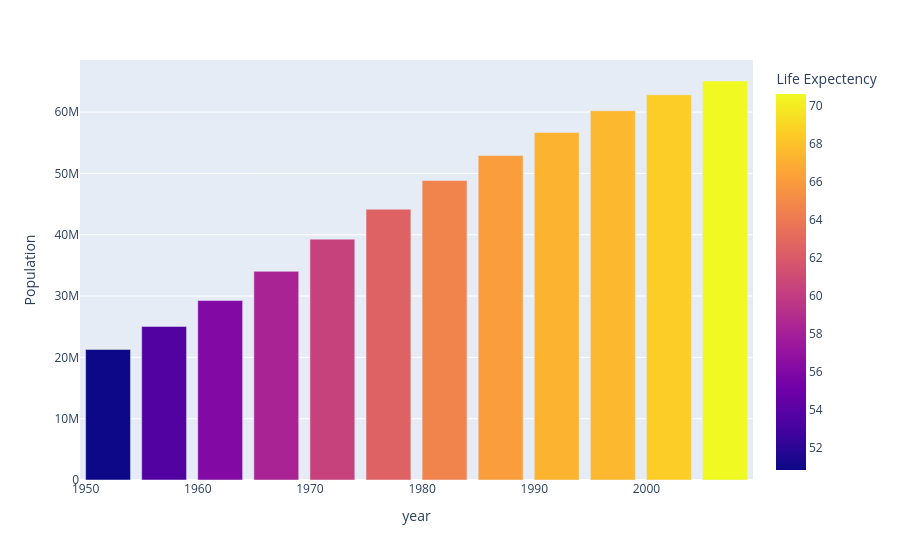

Notebook code for this chart:
### Code cell
fig = px.bar(data_thai, x="year", y="pop", color="lifeExp", labels={"pop": "Population", "lifeExp": "Life Expectency"})
fig.show()

### Figure 1 — Plotly figure (JSON) as saved in the notebook; plotly's stock layout.template omitted (floating-point values rounded to 4 significant figures)
{"data": [{"alignmentgroup": "True", "hovertemplate": "year=%{x}<br>Population=%{y}<br>Life Expectency=%{marker.color}<extra></extra>", "legendgroup": "", "marker": {"color": [50.85, 53.63, 56.06, 58.28, 60.41, 62.49, 64.6, 66.08, 67.3, 67.52, 68.56, 70.62], "coloraxis": "coloraxis", "pattern": {"shape": ""}}, "name": "", "offsetgroup": "", "orientation": "v", "showlegend": false, "textposition": "auto", "type": "bar", "x": [1952, 1957, 1962, 1967, 1972, 1977, 1982, 1987, 1992, 1997, 2002, 2007], "xaxis": "x", "y": [21289402, 25041917, 29263397, 34024249, 39276153, 44148285, 48827160, 52910342, 56667095, 60216677, 62806748, 65068149], "yaxis": "y"}], "layout": {"barmode": "relative", "coloraxis": {"colorbar": {"title": {"text": "Life Expectency"}}, "colorscale": [[0, "#0d0887"], [0.1111, "#46039f"], [0.2222, "#7201a8"], [0.3333, "#9c179e"], [0.4444, "#bd3786"], [0.5556, "#d8576b"], [0.6667, "#ed7953"], [0.7778, "#fb9f3a"], [0.8889, "#fdca26"], [1, "#f0f921"]]}, "legend": {"tracegroupgap": 0}, "margin": {"t": 60}, "xaxis": {"anchor": "y", "domain": [0, 1], "title": {"text": "year"}}, "yaxis": {"anchor": "x", "domain": [0, 1], "title": {"text": "Population"}}}}
